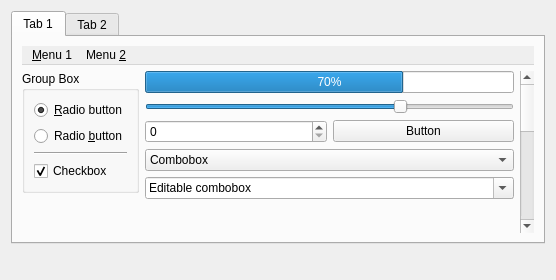
<?xml version="1.0" encoding="UTF-8"?>
<ui version="4.0">
 <class>StylePreview</class>
 <widget class="QWidget" name="StylePreview">
  <property name="geometry">
   <rect>
    <x>0</x>
    <y>0</y>
    <width>547</width>
    <height>280</height>
   </rect>
  </property>
  <layout class="QVBoxLayout">
   <item>
    <widget class="QTabWidget" name="TabWidget2">
     <property name="sizePolicy">
      <sizepolicy hsizetype="MinimumExpanding" vsizetype="Preferred">
       <horstretch>1</horstretch>
       <verstretch>0</verstretch>
      </sizepolicy>
     </property>
     <property name="currentIndex">
      <number>0</number>
     </property>
     <widget class="QWidget" name="tab">
      <attribute name="title">
       <string>Tab 1</string>
      </attribute>
      <layout class="QVBoxLayout">
       <item>
        <widget class="QMenuBar" name="menuBarPreview">
         <property name="nativeMenuBar">
          <bool>false</bool>
         </property>
         <widget class="QMenu" name="menuMenu_1">
          <property name="title">
           <string>&amp;Menu 1</string>
          </property>
          <addaction name="separator"/>
          <addaction name="actionRegular_item_1"/>
          <addaction name="separator"/>
          <addaction name="actionRegular_item_2"/>
         </widget>
         <widget class="QMenu" name="menuMenu_2">
          <property name="title">
           <string>Menu &amp;2</string>
          </property>
          <widget class="QMenu" name="menu2SubMenu">
           <property name="title">
            <string>&amp;Submenu</string>
           </property>
           <addaction name="actionRegular_submenu_item"/>
          </widget>
          <addaction name="actionCheckable_item"/>
          <addaction name="separator"/>
          <addaction name="menu2SubMenu"/>
          <addaction name="separator"/>
          <addaction name="exclusiveItem1"/>
          <addaction name="exclusiveItem2"/>
          <addaction name="exclusiveItem3"/>
         </widget>
         <addaction name="menuMenu_1"/>
         <addaction name="menuMenu_2"/>
        </widget>
       </item>
       <item>
        <layout class="QHBoxLayout">
         <item>
          <layout class="QVBoxLayout" name="verticalLayout">
           <item>
            <widget class="QGroupBox" name="GroupBox1">
             <property name="title">
              <string>Group Box</string>
             </property>
             <layout class="QVBoxLayout" name="_2">
              <item>
               <widget class="QRadioButton" name="RadioButton1">
                <property name="text">
                 <string>&amp;Radio button</string>
                </property>
                <property name="checked">
                 <bool>true</bool>
                </property>
               </widget>
              </item>
              <item>
               <widget class="QRadioButton" name="RadioButton2">
                <property name="text">
                 <string>Radio &amp;button</string>
                </property>
               </widget>
              </item>
              <item>
               <widget class="Line" name="Line1">
                <property name="frameShape">
                 <enum>QFrame::HLine</enum>
                </property>
                <property name="frameShadow">
                 <enum>QFrame::Sunken</enum>
                </property>
               </widget>
              </item>
              <item>
               <widget class="QCheckBox" name="CheckBox1">
                <property name="text">
                 <string>Checkbox</string>
                </property>
                <property name="checked">
                 <bool>true</bool>
                </property>
                <property name="tristate">
                 <bool>false</bool>
                </property>
               </widget>
              </item>
             </layout>
            </widget>
           </item>
           <item>
            <spacer name="verticalSpacer">
             <property name="orientation">
              <enum>Qt::Vertical</enum>
             </property>
             <property name="sizeHint" stdset="0">
              <size>
               <width>0</width>
               <height>0</height>
              </size>
             </property>
            </spacer>
           </item>
          </layout>
         </item>
         <item>
          <layout class="QVBoxLayout">
           <item>
            <widget class="QProgressBar" name="ProgressBar1">
             <property name="value">
              <number>70</number>
             </property>
            </widget>
           </item>
           <item>
            <widget class="QSlider" name="Slider1">
             <property name="maximum">
              <number>100</number>
             </property>
             <property name="value">
              <number>70</number>
             </property>
             <property name="orientation">
              <enum>Qt::Horizontal</enum>
             </property>
            </widget>
           </item>
           <item>
            <layout class="QHBoxLayout">
             <item>
              <widget class="QSpinBox" name="SpinBox1">
               <property name="maximum">
                <number>999999</number>
               </property>
              </widget>
             </item>
             <item>
              <widget class="QPushButton" name="PushButton1">
               <property name="text">
                <string>Button</string>
               </property>
              </widget>
             </item>
            </layout>
           </item>
           <item>
            <widget class="QComboBox" name="ComboBox1">
             <item>
              <property name="text">
               <string>Combobox</string>
              </property>
             </item>
             <item>
              <property name="text">
               <string>Item 2</string>
              </property>
             </item>
             <item>
              <property name="text">
               <string>Item 3</string>
              </property>
             </item>
             <item>
              <property name="text">
               <string>Item 4</string>
              </property>
             </item>
            </widget>
           </item>
           <item>
            <widget class="QComboBox" name="comboBox">
             <property name="editable">
              <bool>true</bool>
             </property>
             <item>
              <property name="text">
               <string>Editable combobox</string>
              </property>
             </item>
             <item>
              <property name="text">
               <string>Item 2</string>
              </property>
             </item>
             <item>
              <property name="text">
               <string>Item 3</string>
              </property>
             </item>
             <item>
              <property name="text">
               <string>Item 4</string>
              </property>
             </item>
            </widget>
           </item>
           <item>
            <spacer>
             <property name="orientation">
              <enum>Qt::Vertical</enum>
             </property>
             <property name="sizeHint" stdset="0">
              <size>
               <width>0</width>
               <height>0</height>
              </size>
             </property>
            </spacer>
           </item>
          </layout>
         </item>
         <item>
          <widget class="QScrollBar" name="ScrollBar1">
           <property name="maximum">
            <number>19</number>
           </property>
           <property name="orientation">
            <enum>Qt::Vertical</enum>
           </property>
          </widget>
         </item>
        </layout>
       </item>
      </layout>
     </widget>
     <widget class="QWidget" name="tab2">
      <attribute name="title">
       <string>Tab 2</string>
      </attribute>
      <layout class="QVBoxLayout" name="verticalLayout_3">
       <item>
        <widget class="QSplitter" name="splitter">
         <property name="orientation">
          <enum>Qt::Horizontal</enum>
         </property>
         <property name="childrenCollapsible">
          <bool>false</bool>
         </property>
         <widget class="QDockWidget" name="dockWidget">
          <property name="sizePolicy">
           <sizepolicy hsizetype="Maximum" vsizetype="Expanding">
            <horstretch>0</horstretch>
            <verstretch>0</verstretch>
           </sizepolicy>
          </property>
          <property name="windowTitle">
           <string>&amp;Dock Widget</string>
          </property>
          <widget class="QWidget" name="dockWidgetContents">
           <layout class="QVBoxLayout" name="verticalLayout_2">
            <property name="leftMargin">
             <number>0</number>
            </property>
            <property name="rightMargin">
             <number>0</number>
            </property>
            <property name="bottomMargin">
             <number>0</number>
            </property>
            <item>
             <widget class="QTreeWidget" name="treeWidget">
              <property name="sizePolicy">
               <sizepolicy hsizetype="MinimumExpanding" vsizetype="Expanding">
                <horstretch>0</horstretch>
                <verstretch>0</verstretch>
               </sizepolicy>
              </property>
              <property name="sortingEnabled">
               <bool>true</bool>
              </property>
              <property name="allColumnsShowFocus">
               <bool>true</bool>
              </property>
              <attribute name="headerDefaultSectionSize">
               <number>80</number>
              </attribute>
              <attribute name="headerMinimumSectionSize">
               <number>32</number>
              </attribute>
              <column>
               <property name="text">
                <string>Column 1</string>
               </property>
              </column>
              <column>
               <property name="text">
                <string>Column 2</string>
               </property>
              </column>
              <item>
               <property name="text">
                <string>Item 8</string>
               </property>
               <item>
                <property name="text">
                 <string>Sub 4</string>
                </property>
               </item>
               <item>
                <property name="text">
                 <string>Sub 3</string>
                </property>
               </item>
               <item>
                <property name="text">
                 <string>Sub 2</string>
                </property>
               </item>
               <item>
                <property name="text">
                 <string>Sub 1</string>
                </property>
               </item>
              </item>
              <item>
               <property name="text">
                <string>Item 7</string>
               </property>
               <item>
                <property name="text">
                 <string>Sub 4</string>
                </property>
               </item>
               <item>
                <property name="text">
                 <string>Sub 3</string>
                </property>
               </item>
               <item>
                <property name="text">
                 <string>Sub 2</string>
                </property>
               </item>
               <item>
                <property name="text">
                 <string>Sub 1</string>
                </property>
               </item>
              </item>
              <item>
               <property name="text">
                <string>Item 6</string>
               </property>
               <item>
                <property name="text">
                 <string>Sub 4</string>
                </property>
               </item>
               <item>
                <property name="text">
                 <string>Sub 3</string>
                </property>
               </item>
               <item>
                <property name="text">
                 <string>Sub 2</string>
                </property>
               </item>
               <item>
                <property name="text">
                 <string>Sub 1</string>
                </property>
               </item>
              </item>
              <item>
               <property name="text">
                <string>Item 5</string>
               </property>
               <item>
                <property name="text">
                 <string>Sub 4</string>
                </property>
               </item>
               <item>
                <property name="text">
                 <string>Sub 3</string>
                </property>
               </item>
               <item>
                <property name="text">
                 <string>Sub 2</string>
                </property>
               </item>
               <item>
                <property name="text">
                 <string>Sub 1</string>
                </property>
               </item>
              </item>
              <item>
               <property name="text">
                <string>Item 4</string>
               </property>
               <item>
                <property name="text">
                 <string>Sub 4</string>
                </property>
               </item>
               <item>
                <property name="text">
                 <string>Sub 3</string>
                </property>
               </item>
               <item>
                <property name="text">
                 <string>Sub 2</string>
                </property>
               </item>
               <item>
                <property name="text">
                 <string>Sub 1</string>
                </property>
               </item>
              </item>
              <item>
               <property name="text">
                <string>Item 3</string>
               </property>
               <item>
                <property name="text">
                 <string>Sub 4</string>
                </property>
               </item>
               <item>
                <property name="text">
                 <string>Sub 3</string>
                </property>
               </item>
               <item>
                <property name="text">
                 <string>Sub 2</string>
                </property>
               </item>
               <item>
                <property name="text">
                 <string>Sub 1</string>
                </property>
               </item>
              </item>
              <item>
               <property name="text">
                <string>Item 2</string>
               </property>
               <item>
                <property name="text">
                 <string>Sub 4</string>
                </property>
               </item>
               <item>
                <property name="text">
                 <string>Sub 3</string>
                </property>
               </item>
               <item>
                <property name="text">
                 <string>Sub 2</string>
                </property>
               </item>
               <item>
                <property name="text">
                 <string>Sub 1</string>
                </property>
               </item>
              </item>
              <item>
               <property name="text">
                <string>Item 1</string>
               </property>
               <item>
                <property name="text">
                 <string>Sub 4</string>
                </property>
               </item>
               <item>
                <property name="text">
                 <string>Sub 3</string>
                </property>
               </item>
               <item>
                <property name="text">
                 <string>Sub 2</string>
                </property>
               </item>
               <item>
                <property name="text">
                 <string>Sub 1</string>
                </property>
               </item>
              </item>
             </widget>
            </item>
           </layout>
          </widget>
         </widget>
         <widget class="QPlainTextEdit" name="plainTextEdit">
          <property name="sizePolicy">
           <sizepolicy hsizetype="Expanding" vsizetype="Expanding">
            <horstretch>0</horstretch>
            <verstretch>0</verstretch>
           </sizepolicy>
          </property>
          <property name="plainText">
           <string>Eleven saintly shrouded men
Silhouettes stand against the sky
One in front with a cross held high
Come to wash my sins away...</string>
          </property>
         </widget>
        </widget>
       </item>
      </layout>
     </widget>
    </widget>
   </item>
   <item>
    <widget class="QStatusBar" name="statusBar">
     <property name="sizeGripEnabled">
      <bool>false</bool>
     </property>
    </widget>
   </item>
  </layout>
  <action name="actionRegular_item_1">
   <property name="text">
    <string>&amp;Regular item 1</string>
   </property>
   <property name="shortcut">
    <string>Ctrl+1</string>
   </property>
   <property name="shortcutContext">
    <enum>Qt::WidgetWithChildrenShortcut</enum>
   </property>
   <property name="menuRole">
    <enum>QAction::NoRole</enum>
   </property>
  </action>
  <action name="actionRegular_item_2">
   <property name="text">
    <string>Regular &amp;item 2</string>
   </property>
   <property name="shortcut">
    <string>Ctrl+2</string>
   </property>
   <property name="shortcutContext">
    <enum>Qt::WidgetWithChildrenShortcut</enum>
   </property>
   <property name="menuRole">
    <enum>QAction::NoRole</enum>
   </property>
  </action>
  <action name="actionCheckable_item">
   <property name="checkable">
    <bool>true</bool>
   </property>
   <property name="text">
    <string>&amp;Checkable item</string>
   </property>
   <property name="menuRole">
    <enum>QAction::NoRole</enum>
   </property>
  </action>
  <action name="exclusiveItem1">
   <property name="checkable">
    <bool>true</bool>
   </property>
   <property name="text">
    <string>&amp;Exclusive item 1</string>
   </property>
   <property name="menuRole">
    <enum>QAction::NoRole</enum>
   </property>
  </action>
  <action name="exclusiveItem2">
   <property name="checkable">
    <bool>true</bool>
   </property>
   <property name="checked">
    <bool>true</bool>
   </property>
   <property name="text">
    <string>Exclusive &amp;item 2</string>
   </property>
   <property name="menuRole">
    <enum>QAction::NoRole</enum>
   </property>
  </action>
  <action name="exclusiveItem3">
   <property name="checkable">
    <bool>true</bool>
   </property>
   <property name="text">
    <string>Exclusive item &amp;3</string>
   </property>
   <property name="menuRole">
    <enum>QAction::NoRole</enum>
   </property>
  </action>
  <action name="actionRegular_submenu_item">
   <property name="text">
    <string>&amp;regular submenu item</string>
   </property>
  </action>
 </widget>
 <resources/>
 <connections>
  <connection>
   <sender>Slider1</sender>
   <signal>valueChanged(int)</signal>
   <receiver>ProgressBar1</receiver>
   <slot>setValue(int)</slot>
   <hints>
    <hint type="sourcelabel">
     <x>253</x>
     <y>77</y>
    </hint>
    <hint type="destinationlabel">
     <x>272</x>
     <y>50</y>
    </hint>
   </hints>
  </connection>
 </connections>
</ui>
